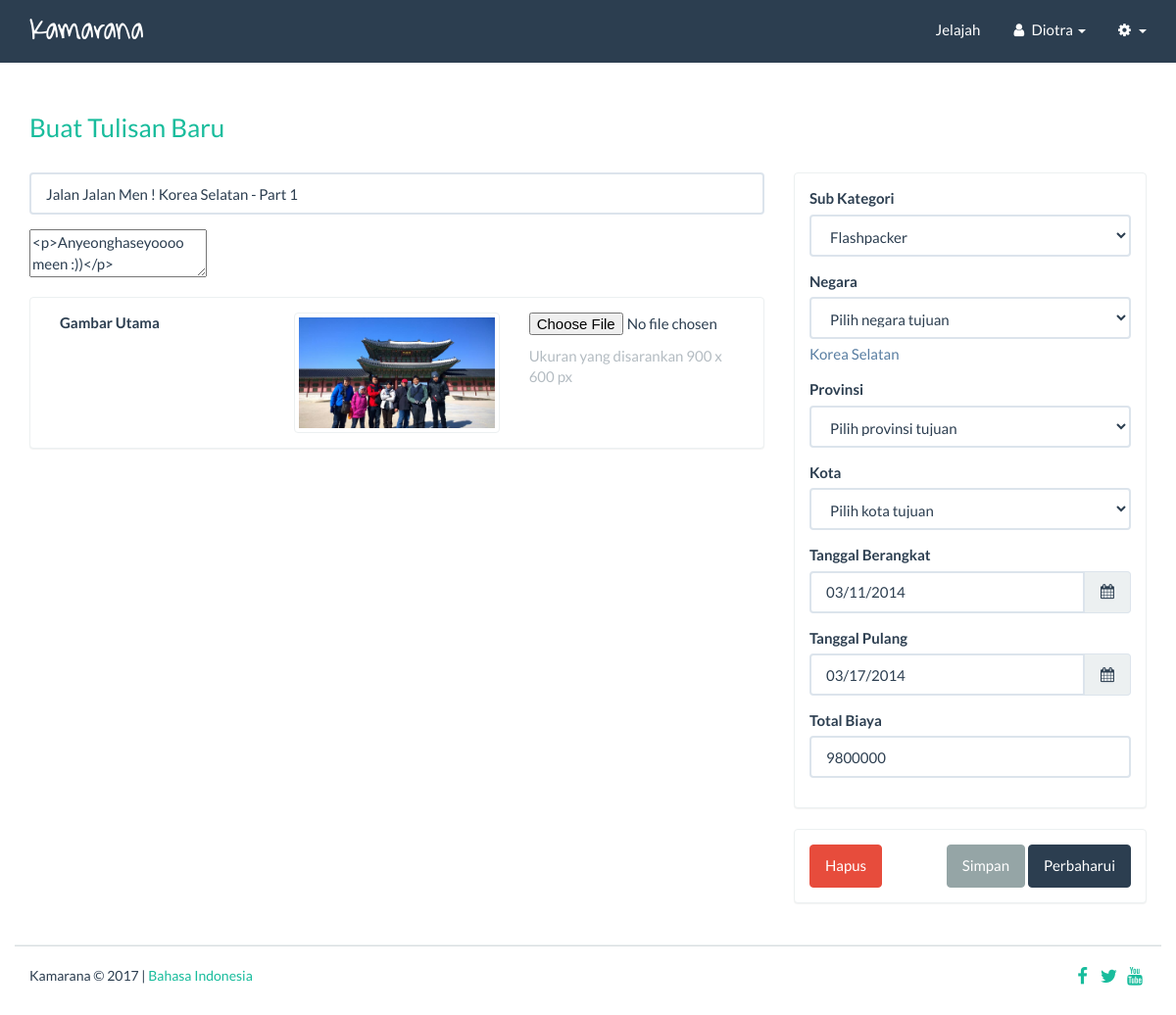
Screenshot of /index.php?ref=edit_post&id=167 (signed in) with the database file from the repository.
### tables this page shows
CREATE TABLE IF NOT EXISTS `post` (
  `id_post` int(11) NOT NULL AUTO_INCREMENT,
  `id_user` int(11) NOT NULL,
  `title` varchar(200) NOT NULL,
  `content` text NOT NULL,
  `cat_id` int(3) NOT NULL,
  `subcat_id` int(3) NOT NULL,
  `longtrip` int(3) NOT NULL,
  `country_id` int(11) NOT NULL,
  `state_id` int(11) NOT NULL,
  `city_id` int(11) NOT NULL,
  `date_start` varchar(10) DEFAULT NULL,
  `date_end` varchar(10) DEFAULT NULL,
  `post_time` timestamp NOT NULL DEFAULT '0000-00-00 00:00:00' ON UPDATE CURRENT_TIMESTAMP,
  `totalcost` varchar(25) NOT NULL,
  `featpic` varchar(200) DEFAULT NULL,
  `status` enum('saved','published','deleted') NOT NULL,
  PRIMARY KEY (`id_post`)
);

CREATE TABLE IF NOT EXISTS `subcategory` (
  `id` int(11) NOT NULL AUTO_INCREMENT,
  `subcat_name` varchar(50) NOT NULL,
  `status` enum('Active','Deactive') DEFAULT 'Active',
  PRIMARY KEY (`id`)
);

CREATE TABLE IF NOT EXISTS `country` (
  `id` int(11) NOT NULL AUTO_INCREMENT,
  `country_name` varchar(50) NOT NULL,
  PRIMARY KEY (`id`)
);

### index.php (called while the page is built, shortened)
<?php
getcontent();
?>

### view/post.php (the view, shortened to what this page needs)
<?php
if (!$_SESSION['haslogin']) {
    echo "<script>window.top.location='?ref=auth&stat=login_required';</script>";
}
else {
$getsubcat = mysql_query("SELECT * FROM subcategory");
$sqlCountry="SELECT id, country_name FROM country ORDER BY country_name ASC";
$resCountry=mysql_query($sqlCountry);
$checkCountry=mysql_num_rows($resCountry);
if (!empty($_GET['id'])) {
    $post_id = $_GET['id'];
    $getcontent = mysql_query("SELECT * FROM post WHERE id_post = '$post_id'");
    $data = mysql_fetch_array($getcontent);
    if ($data['state_id']<'0') {
        $getdest = mysql_query("SELECT country.country_name FROM country, post
            WHERE id_post = '$post_id' AND country.id = post.country_id");
    }
    elseif ($data['city_id']<'0') {
        $getdest = mysql_query("SELECT country.country_name, state.state_name FROM country, state, post
            WHERE id_post = '$post_id' AND country.id = post.country_id AND state.id = post.state_id");
    }
    else {
        $getdest = mysql_query("SELECT country.country_name, state.state_name, city.city_name FROM country, state, city, post
            WHERE id_post = '$post_id' AND country.id = post.country_id AND state.id = post.state_id AND city.id = post.city_id");
    }
    $dest = mysql_fetch_array($getdest);
    $edit = true;
}
?>
<div class="container">
    <div class="row">
        <div class="col-md-12"><a href="?ref=create_post"><h3 class="page-header">Buat Tulisan Baru</h3></a></div>
    </div>
    <div class="row">
        <form method="post" role="form" enctype="multipart/form-data">
            <div class="col-md-8">
                <div class="form-group">
                    <input type="text" name="title" class="form-control" placeholder="Masukkan judul disini" value="<?php echo $data['title'] ?>">
                </div>
                <div class="form-group">
                    <textarea name="content" class="postContentEditor"><?php echo $data['content'] ?></textarea>
                </div>
                <div class="panel panel-default">
                    <div class="panel-body">
                        <div class="form-group">
                            <label class="col-md-4 control-label">Gambar Utama</label>
                            <div class="col-md-4">
                                <?php
                                if($data['featpic']!=NULL) { ?>
                                    <img class="img-thumbnail" src="<?php echo $data['featpic'] ?>">
                                <?php }
                                else { ?>
                                    <img src="http://placehold.it/170x70">
                                <?php } ?>
                            </div>
                            <div class="col-md-4">
                                <p><input type="file" name="featpic"></p>
                                <p class="text-muted">Ukuran yang disarankan 900 x 600 px</p>
                            </div>
                        </div>
                    </div>
                </div>
            </div>
            <div class="col-md-4">
                <div class="panel panel-default">
                    <div class="panel-body">
                        <div class="form-group">
                            <label>Sub Kategori</label>
                            <select name="subcat" class="form-control">
                                <?php
                                while ($row = mysql_fetch_array($getsubcat)) { ?>
                                <option value="<?php echo $row['id']?>" <?php if($row['id']==$data['subcat_id']) echo 'selected'; ?>><?php echo $row['subcat_name']?></option><?php
                            }
                            ?>
                        </select>
                    </div>
                    <?php
                    if($checkCountry > 0){
                        ?>
                        <div class="form-group">
                            <label>Negara</label>
                            <select name="country" class="form-control" id="country_dropdown" onchange="selectCity(this.options[this.selectedIndex].value)">
                                <option value="-1">Pilih negara tujuan</option>
                            </select>
                            <?php if($edit){echo '<p class="help-block">'.$dest['0'].'</p>';} ?>
                        </div>
                        <div class="form-group">
                            <label>Provinsi</label>
                            <select name="state" class="form-control" id="state_dropdown" onchange="selectState(this.options[this.selectedIndex].value)">
                                <option value="-1">Pilih provinsi tujuan</option>
                            </select>
                        </div>
                        <div class="form-group">
                            <label>Kota</label>
                            <select name="city" class="form-control" id="city_dropdown">
                                <option value="-1">Pilih kota tujuan</option>
                            </select>
                        </div>
                        <?php
                    }else{
                        echo 'Tidak ada negara ditemukan';
                    }
                    ?>
                    <div class="form-group">
                        <label>Tanggal Berangkat</label>
                        <div class="input-group date">
                            <input type="text" name="date_start" class="form-control" placeholder="Pilih tanggal berangkat" value="<?php echo $data['date_start'] ?>"><span class="input-group-addon"><i class="fa fa-calendar fa-fw"></i></span>
                        </div>
                    </div>
                    <div class="form-group">
                        <label>Tanggal Pulang</label>
                        <div class="input-group date">
                            <input type="text" name="date_end" class="form-control" placeholder="Pilih tanggal pulang" value="<?php echo $data['date_end'] ?>"><span class="input-group-addon"><i class="fa fa-calendar fa-fw"></i></span>
                        </div>
                    </div>
                    <div class="form-group">
                        <label>Total Biaya</label>
                        <input type="text" class="form-control" name="total_cost" placeholder="Masukan total biaya" value="<?php echo $data['totalcost'] ?>">
                    </div>
                </div>
            </div>
            <div class="panel panel-default">
                <div class="panel-body">
                    <div class="text-right">
                        <button class="btn btn-danger pull-left" type="submit" name="btnSubmit" value="delete">Hapus</button>
                        <button class="btn btn-default" type="submit" name="btnSubmit" value="save">Simpan</button>
                        <?php
                        if ($edit) {
                            echo '<button class="btn btn-primary" type="submit" name="btnSubmit" value="update">Perbaharui</button>';
                        }
                        else {
                            echo '<button class="btn btn-primary" type="submit" name="btnSubmit" value="publish">Terbitkan</button>';
                        }
                        ?>
                    </div>
                </div>
            </div>
        </form>
    </div>
    <div class="row">
        <div class="col-md-12">
            <hr class="footer">
        </div>
    </div>
</div>
<?php } ?>

### themes/css/datepicker3.css (style rules this page uses)
.input-group.date .input-group-addon i { cursor: pointer; width: 16px; height: 16px; }

### themes/css/style.css (style rules this page uses)
body { padding-top: 60px; }
a { -o-transition: .4s; -ms-transition: .4s; -moz-transition: .4s; -webkit-transition: .4s; transition: .4s; }
hr { background-color: #DADFE1; height: 1px; }
@media (min-width: 768px) { body { padding-top: 64px; } }
.footer { font-size: 14px; margin-bottom: 20px; }

### rows the page displays
post: title "Jalan Jalan Men ! Korea Selatan - Part 1", content "<p>Anyeonghaseyoooo meen :))</p>", featpic (picture), subcat "Flashpacker", date_start "03/11/2014", date_end "03/17/2014", total_cost "9800000"
country: country_name "Korea Selatan"

### other values shown
$brand "Kamarana"
$_SESSION['fname'] "Diotra"
